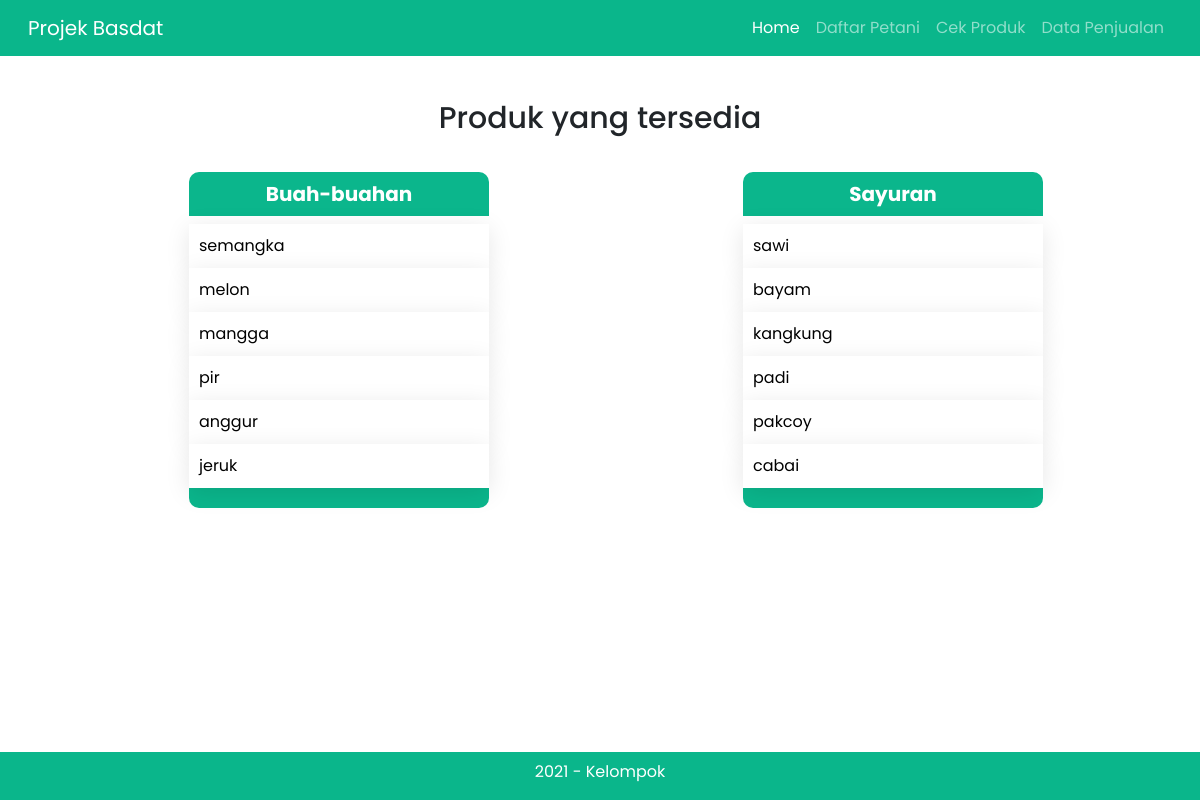
Screenshot of /listbarang.php with the database file from the repository.
### tables this page shows
CREATE TABLE `barang` (
  `id_barang` int(11) NOT NULL AUTO_INCREMENT,
  `jenis_barang` varchar(255) NOT NULL,
  `nama_barang` varchar(255) NOT NULL,
  CONSTRAINT barang_ID_PK PRIMARY KEY(id_barang),
  CONSTRAINT barang_jb_unique UNIQUE(nama_barang)
);

### listbarang.php (the view)
<?php
include "navigation/header.php";
$query1 = mysqli_query($conn, "SELECT nama_barang FROM barang WHERE jenis_barang = 'buah'");
$query2 = mysqli_query($conn, "SELECT nama_barang FROM barang WHERE jenis_barang = 'sayur'");
?>
	<div class="container">
	<br>
	<h1 class="list-title">Produk yang tersedia</h1>
	<ul>
	<div class="row">
	<div class ="col p-2">
		<div class="product-box">
		<li class="box-title"><h2 class="product-box-title">Buah-buahan</h2>
				<?php
				while ($buah = mysqli_fetch_assoc($query1)) {
					echo"<li class='product'>";
					echo"<a class='product-name' href='postbarang.php?nama_barang=".$buah['nama_barang']."'>".$buah['nama_barang']."</a>";
					echo"</li>";
				}
				?>
		</li>
		</div>
		</div>
		<div class ="col p-2">
		<div class="product-box">
		<li class="box-title"><h2 class="product-box-title">Sayuran</h2>
				<?php
				while ($sayur = mysqli_fetch_assoc($query2)) {
					echo "<li class='product'>";
					echo"<a class='product-name' href='postbarang.php?nama_barang=".$sayur['nama_barang']."'>".$sayur['nama_barang']."</a>";
					echo"</li>";
				}
				?>
		</li>
		</div>
		</div>
	</div>
	</ul>
	</div>
<?php
include "navigation/footer.php";
?>

### css/liststyle.css (style rules this page uses)
* { font-family: "poppins", sans-serif; }
.product-box { width: 300px; justify-content: center; }
.product-box { width: 300px; border-bottom: 20px solid #0bb68c; border-bottom-left-radius: 10px; border-bottom-right-radius: 10px; margin-left: auto; margin-right: auto; }
.product-box-title { color: #fff; background: #0bb68c; padding: 10px 10px; font-size: 20px; font-weight: 700; border-top-left-radius: 10px; border-top-right-radius: 10px; text-align: center; }
.box-title { list-style: none; }
.product { list-style: none; padding: 10px; width: 100%; background: #fff; box-shadow: 0 5px 25px rgba(0,0,0,.1); transition-duration: 0.5s; text-decoration: none; }
.product-name { text-decoration: none; color: black; }
.list-title { text-align: center; font-size: 30px; padding-top: 20px; padding-bottom: 20px; }

### rows the page displays
barang: nama_barang "semangka"
barang: nama_barang "melon"
barang: nama_barang "mangga"
barang: nama_barang "pir"
barang: nama_barang "anggur"
barang: nama_barang "jeruk"
barang: nama_barang "sawi"
barang: nama_barang "bayam"
barang: nama_barang "kangkung"
barang: nama_barang "padi"
barang: nama_barang "pakcoy"
barang: nama_barang "cabai"
